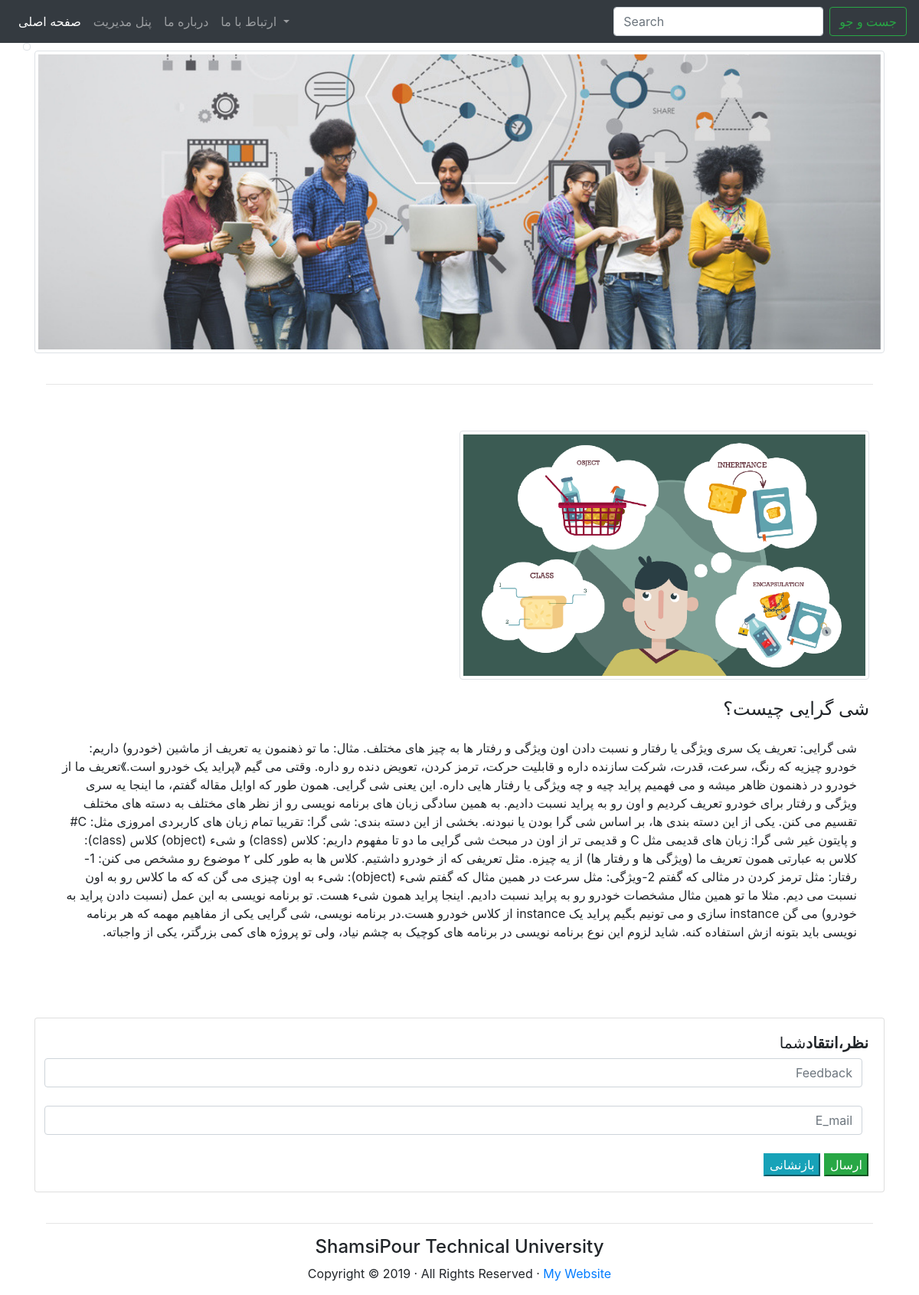
/first/1/, run on the app's committed database.
### first_app/models.py (models this page shows, shortened)
class Info(models.Model):
    author=models.ForeignKey(Author,on_delete=models.CASCADE)
    title=models.CharField(max_length=25)
    dsc=models.TextField()
    img=models.ImageField(upload_to='images/')
    pub_date=models.DateTimeField()

### first_app/views.py (the view)
# urls.py: path('<int:pk>/',views.info_detail.as_view(),name='detail')
class info_detail(generic.DetailView):
    template_name='first_app/detail.html'
    model=models.Info

### first_app/templates/first_app/detail.html (shortened to what this page needs)
{% extends 'first_app/pattern.html' %}
{% for info in info_list %}
{% block card %}
<div text-align="center" class="card-body">
    <img src="{{info.img.url}}" width="50%" alt="image not found" class="img-thumbnail">
      <br/>
      <br/>
      <h4 class="alert-heading">
         {{info.title}}
          </h4>
          <p class="p-3">
              {{info.dsc}}
          </p>
          </div>
{% endblock card %}
{% endfor %}
{% block comment %}
<form action="#" method="post">
    <div class="row" dir="rtl">
          <div class="card" id="feedback">
             <div class="card-body">
                 <h5> <strong>نظر،انتقاد</strong>شما</h5>
                 <input class="form-control mr-sm-2" type="text" aria-label="Name" placeholder="Feedback">
                 <br/>
                 <input class="form-control mr-sm-2" type="email" aria-label="Comment" placeholder="E_mail">
                 <br/>
                 <button type="submit" class="btn-success">ارسال</button> <button type="reset" class="btn-info">بازنشانی</button>
             </div>
       </div>
    </div>
         </form>
{% endblock comment %}

### data on the page
Info: img (picture), title "شی گرایی چیست؟", dsc "شی گرایی: تعریف یک سری ویژگی یا رفتار و نسبت دادن اون ویژگی و رفتار ها به چیز های مختلف. مثال: ما تو ذهنمون یه تعریف از ماشین (خودرو) داریم: خودرو چیزیه که رنگ، سرعت، قدرت، شرکت سازنده داره و قابلیت حرکت، ترمز کردن، تعویض دنده رو داره. وقتی می گیم 《پراید یک خودرو است.》تعریف ما از خودرو در ذهنمون ظاهر میشه و می فهمیم پراید چیه و چه ویژگی یا رفتار هایی داره. این یعنی شی گرایی. همون طور که اوایل مقاله گفتم، ما اینجا یه سری ویژگی و رفتار برای خودرو تعریف کردیم و اون رو به پراید نسبت دادیم. به همین سادگی زبان های برنامه نویسی رو از نظر های مختلف به دسته های مختلف تقسیم می کنن. یکی از این دسته بندی ها، بر اساس شی گرا بودن یا نبودنه. بخشی از این دسته بندی: شی گرا: تقریبا تمام زبان های کاربردی…"
